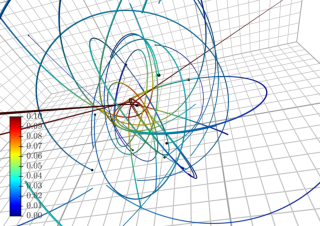

Python code for this plot:
import numpy as np
import k3d
from k3d.headless import k3d_remote, get_headless_driver


def generate():
    plot = k3d.plot(screenshot_scale=1., camera_auto_fit=False)
    headless = k3d_remote(plot, get_headless_driver(), width=320, height=226)

    bodies_count = 25
    bodies = np.random.random_sample((bodies_count, 7))
    bodies[:, 0:6] -= 0.5
    bodies[:, 3:6] *= 0.05
    bodies[:, 6] = (bodies[:, 6] + 0.5) * 1000
    bodies[0, :] = np.array([0, 0, 0, 0, 0, 0, 1e6])

    for i in range(1, bodies_count):
        bodies[i, 0:3] = (bodies[i, 0:3] / np.linalg.norm(bodies[i, 0:3])) * 0.5

    points = k3d.points(bodies[:, 0:3].astype(np.float32), color=0, point_size=0.05)
    plot += points

    G = 6.67E-11
    lines = []
    speeds = []
    positions = {}

    for i in range(bodies_count):
        lines.append([])
        speeds.append([])

    for t in range(500):
        for i in range(bodies_count):
            sum_force = np.zeros(3)

            for j in range(bodies_count):
                if i == j:
                    continue

                direction = bodies[j, 0:3] - bodies[i, 0:3]
                force = G * bodies[i, 6] * bodies[j, 6] * direction
                force = force / (np.linalg.norm(direction) ** 3)
                sum_force = sum_force + force

            bodies[i, 3:6] = bodies[i, 3:6] + sum_force / bodies[i, 6]

        for i in range(bodies_count):
            bodies[i, 0:3] = bodies[i, 0:3] + bodies[i, 3:6] * 0.2
            lines[i].append(np.copy(bodies[i, 0:3]))
            speeds[i].append(np.linalg.norm(bodies[i, 3:6]))

        positions[str(t * 0.01)] = np.copy(bodies[:, 0:3]).astype(np.float32)

    for line, speed in zip(lines, speeds):
        plot += k3d.line(np.array(line).astype(np.float32), attribute=speed, shader="mesh",
                         width=0.0025,
                         color_range=[0, 0.1], color_map=k3d.basic_color_maps.Jet)

    points.positions = positions[str(499 * 0.01)]
    plot.camera = [
        0.846, -1.270, 0.084,
        0, 0, 0,
        0, 0, 1
    ]

    headless.sync(hold_until_refreshed=True)

    screenshot = headless.get_screenshot()
    headless.close()

    return screenshot
